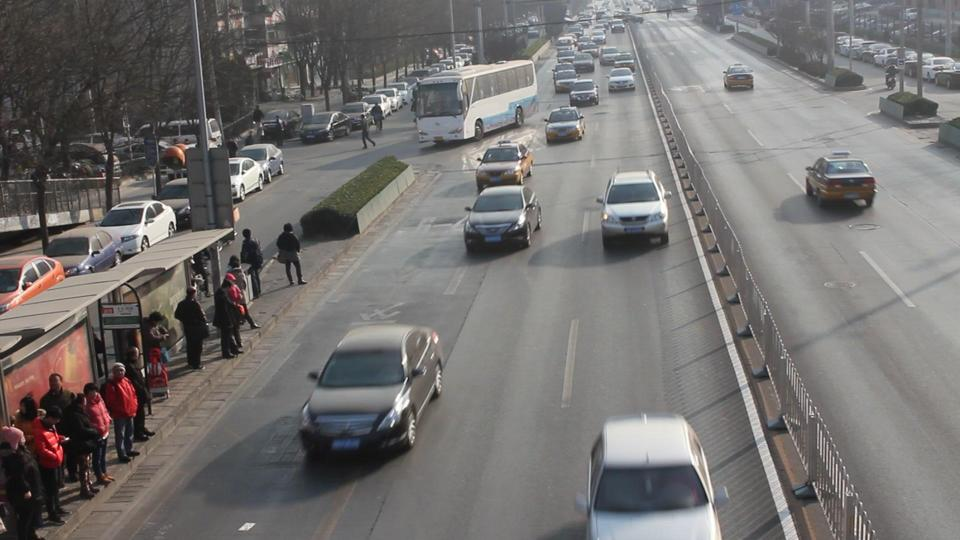
#> input picture img/FPS.jpg, 960 x 540 px
$ python addnoisy.py
#> lines starting #> are read from the running program, lines starting #| are printed output that depends on the picture
import cv2
import numpy as np

image = cv2.imread('../img/FPS.jpg', cv2.IMREAD_COLOR)
#> image is the input picture: shape (540, 960, 3); mean B, G, R 112.5, 114, 116.5

if image is None:
    print("Error: Unable to read the image. Please check the file path.")
else:

    cv2.imshow('OriginalImage', image)

    image_float = image.astype(np.float32) / 255.0

    blurred = cv2.blur(image_float, (5, 5))

    contrast = image_float - blurred
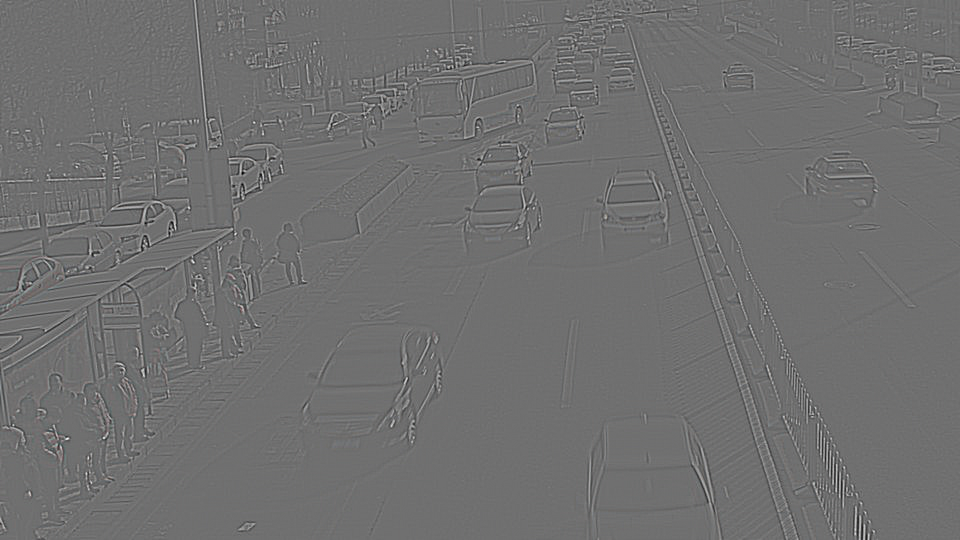
#> contrast: shape (540, 960, 3) float32; mean B, G, R -3.45e-06, -3.65e-06, -3.96e-06; drawn with min black and max white

    contrast_normalized = np.zeros_like(contrast)
    for c in range(contrast.shape[2]):
        min_contrast = np.min(contrast[:, :, c])
        max_contrast = np.max(contrast[:, :, c])
        contrast_normalized[:, :, c] = (contrast[:, :, c] - min_contrast) / (max_contrast - min_contrast)
#> this loop made 3 passes
#> (min_contrast, max_contrast) on passes 1 to 3: (-0.475, 0.606), (-0.476, 0.602), (-0.475, 0.572)

    noise_prob_map = np.zeros_like(contrast_normalized)
    noise_intensity_map = np.zeros_like(contrast_normalized)
    for c in range(contrast_normalized.shape[2]):
        noise_prob_map[:, :, c] = np.where(contrast_normalized[:, :, c] > 0.5, 0.05, 0.02)
        noise_intensity_map[:, :, c] = np.where(contrast_normalized[:, :, c] > 0.5, 0.05, 0.02)
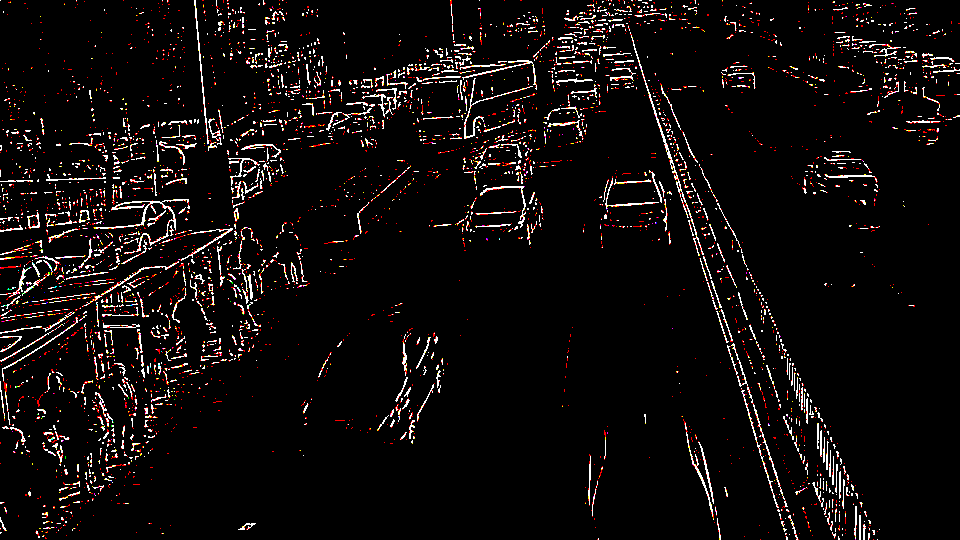
#> noise_intensity_map: shape (540, 960, 3) float32; mean B, G, R 0.0212, 0.0213, 0.0217; drawn with min black and max white

    noisy_image = image_float.copy()
    noise_mask = np.random.rand(image_float.shape[0], image_float.shape[1])

    for c in range(image_float.shape[2]):
        for i in range(image_float.shape[0]):
            for j in range(image_float.shape[1]):
                prob = noise_prob_map[i, j, c]
                intensity = noise_intensity_map[i, j, c]
                if noise_mask[i, j] < prob * intensity:
                    noisy_image[i, j, c] = 1.0
                elif noise_mask[i, j] > 1 - prob * intensity:
                    noisy_image[i, j, c] = 0.0
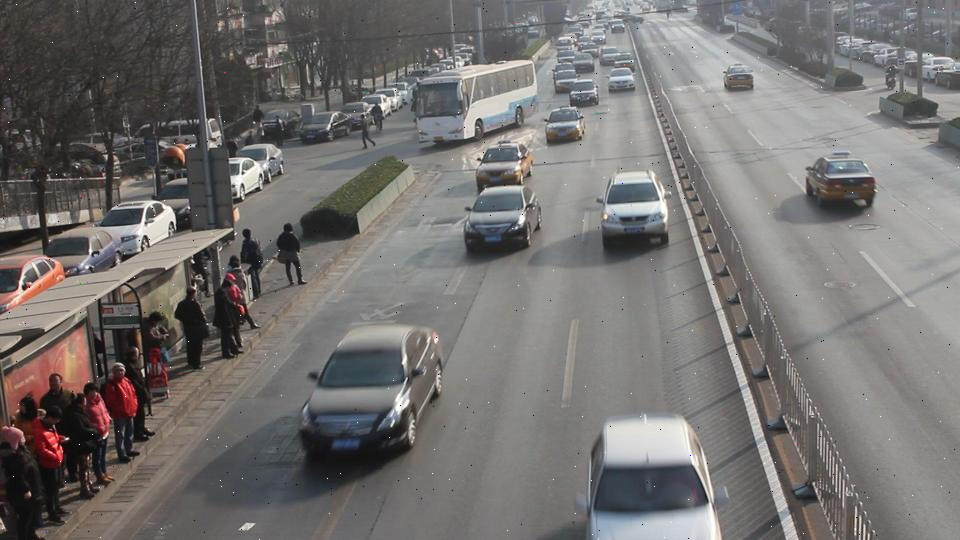
#> noisy_image: shape (540, 960, 3) float32; mean B, G, R 0.441, 0.447, 0.457

    noisy_image = (noisy_image * 255).astype(np.uint8)
    cv2.imwrite('NoisyImage.jpg', noisy_image)
    cv2.waitKey(0)
    cv2.destroyAllWindows()
